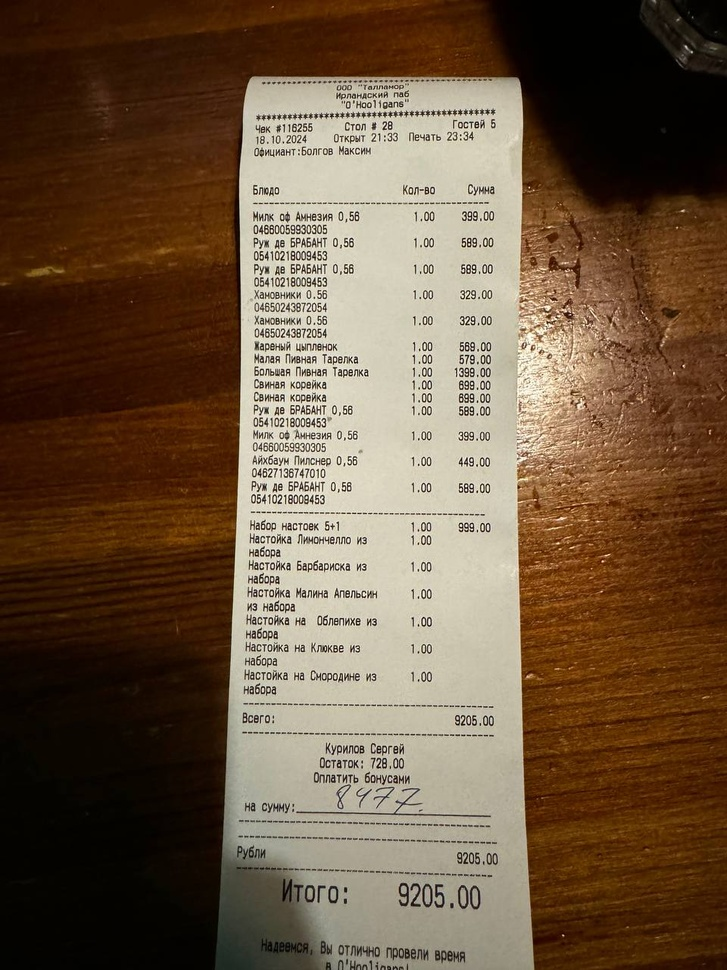
#> input picture img.jpg, 727 x 970 px, shrunk from 960 x 1280 before the run
$ python write.py
#> lines starting #> are read from the running program, lines starting #| are printed output that depends on the picture; after the words box and inside, x2 and y2 are one past the last pixel; in counts of white or black regions, pixels touching at a corner belong together
import json
from PIL import Image
import pytesseract
import cv2
import os

# Установка пути к tessdata
os.environ['TESSDATA_PREFIX'] = '/usr/share/tesseract-ocr/5/tessdata/'

# Замените 'eng' на нужный язык, например 'rus' для русского
language = 'rus'
image_path = 'img.jpg'
preprocess = "thresh"

# Загрузить изображение и преобразовать его в оттенки серого
image = cv2.imread(image_path)
#> image is the input picture: shape (970, 727, 3); mean B, G, R 65.1, 86.9, 108.5
gray = cv2.cvtColor(image, cv2.COLOR_BGR2GRAY)
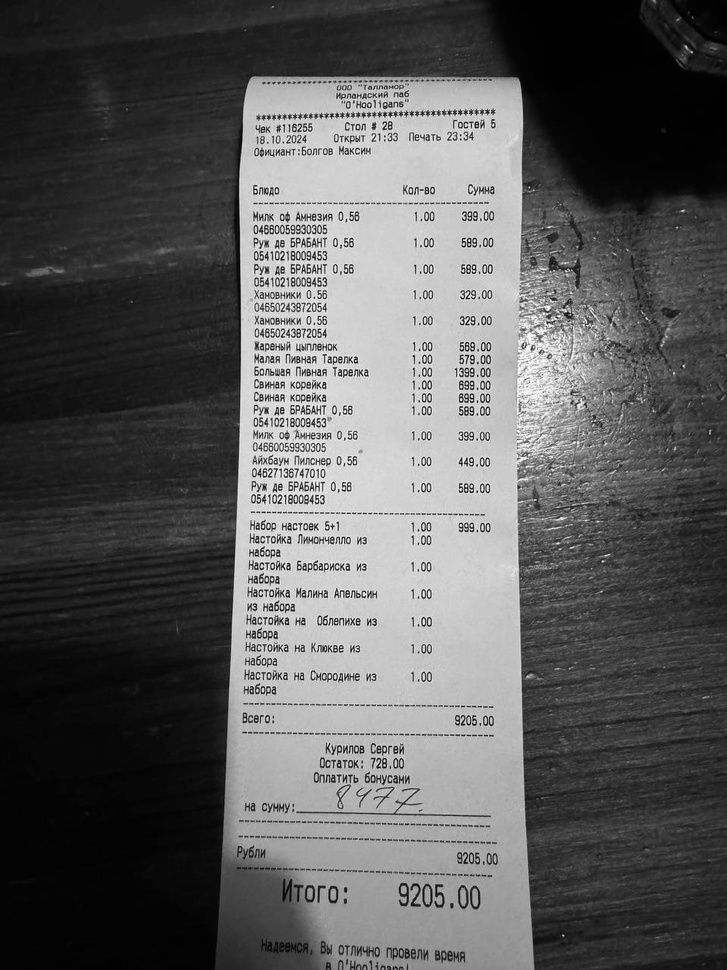
#> gray: shape (970, 727); min 0, max 254, mean 90.9

# Применить пороговую обработку или медианное размытие
if preprocess == "thresh":
    gray = cv2.threshold(gray, 10, 255, cv2.THRESH_BINARY | cv2.THRESH_OTSU)[1]
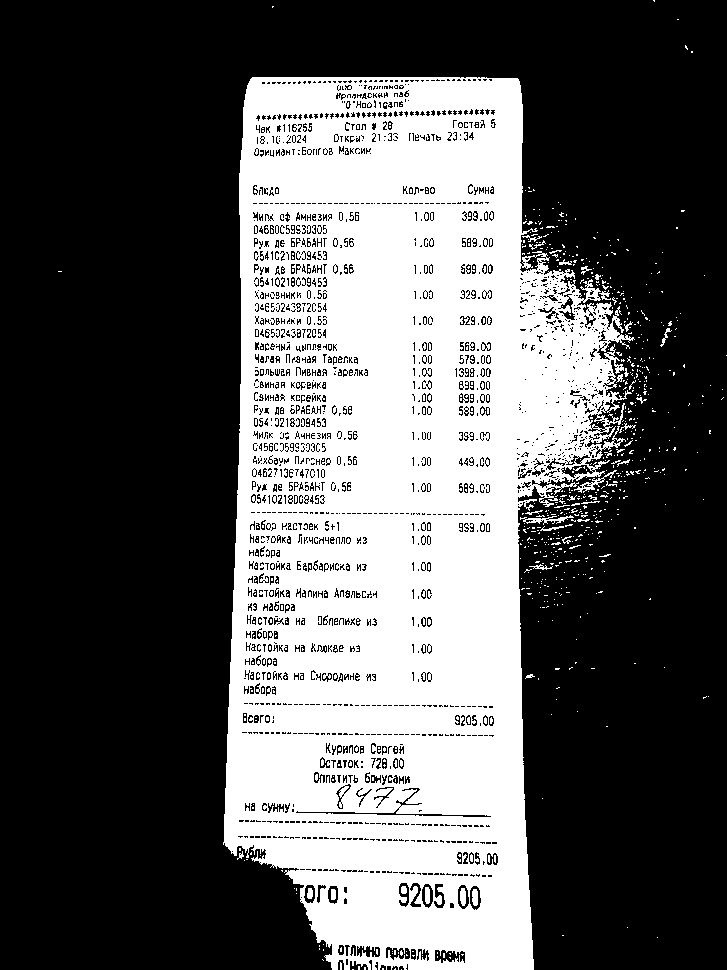
#> gray: shape (970, 727); 34.9% white; 778 white regions (742 under 20 px), largest, box (x1, y1, x2, y2) and area: (223, 77, 635, 970) 241892, (520, 515, 574, 525) 190, (574, 470, 617, 493) 178
elif preprocess == "blur":
    gray = cv2.medianBlur(gray, 3)

# Сохранить временный файл в оттенках серого
filename = "{}.png".format(os.getpid())
cv2.imwrite(filename, gray)

# Применение OCR с выбранным языком и получение данных о распознанных словах
#> (the run stopped early here; a loop or call above may not have finished)
